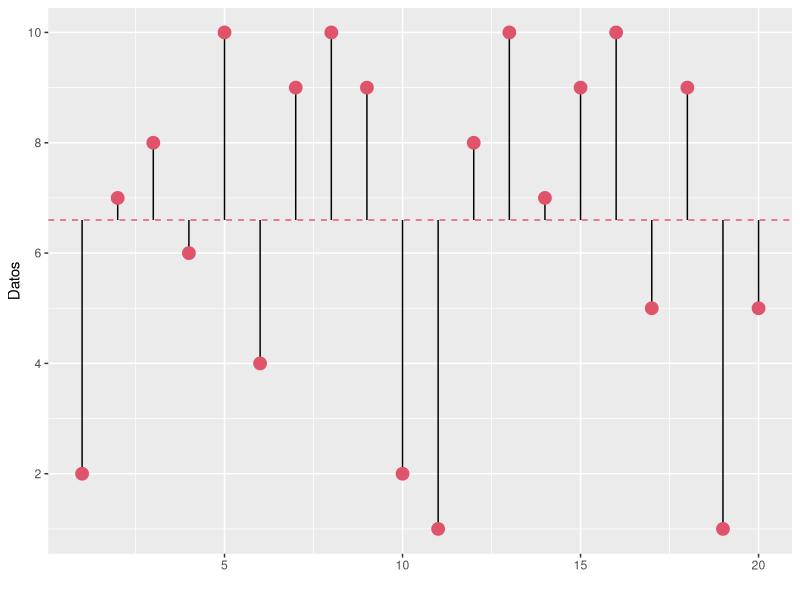
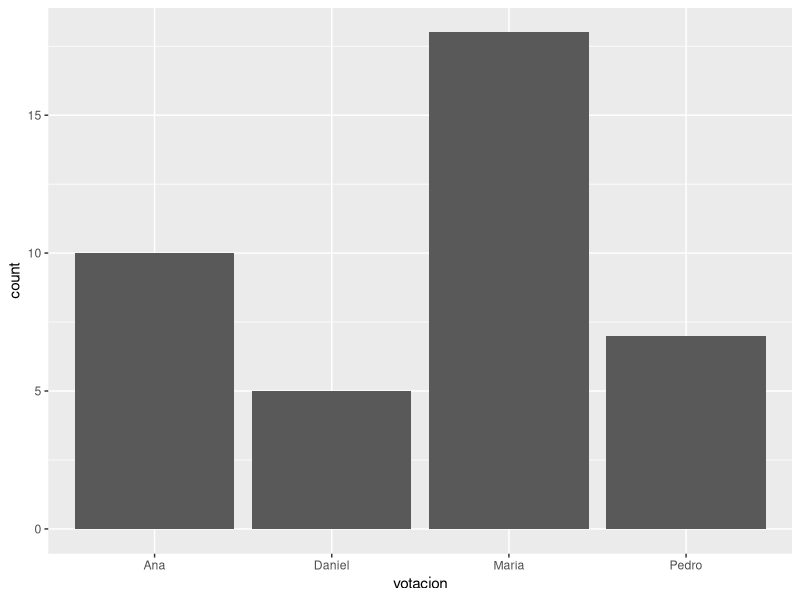
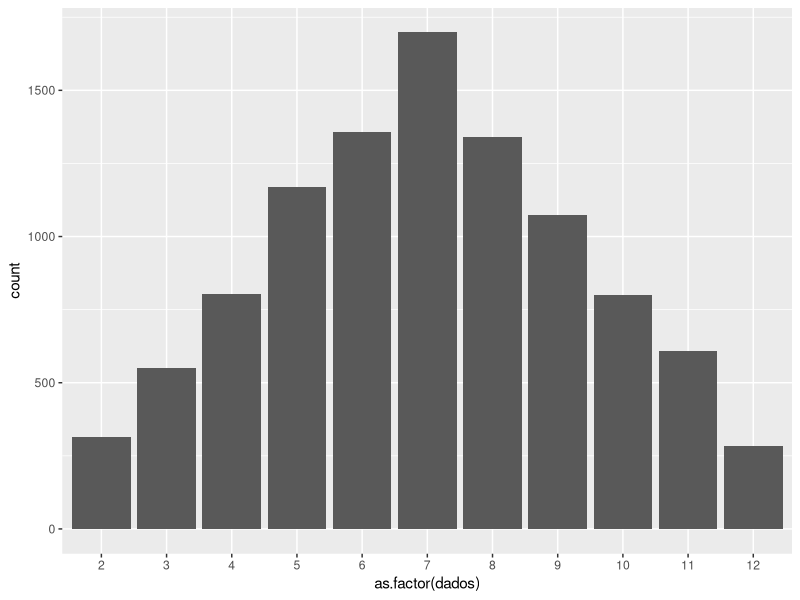
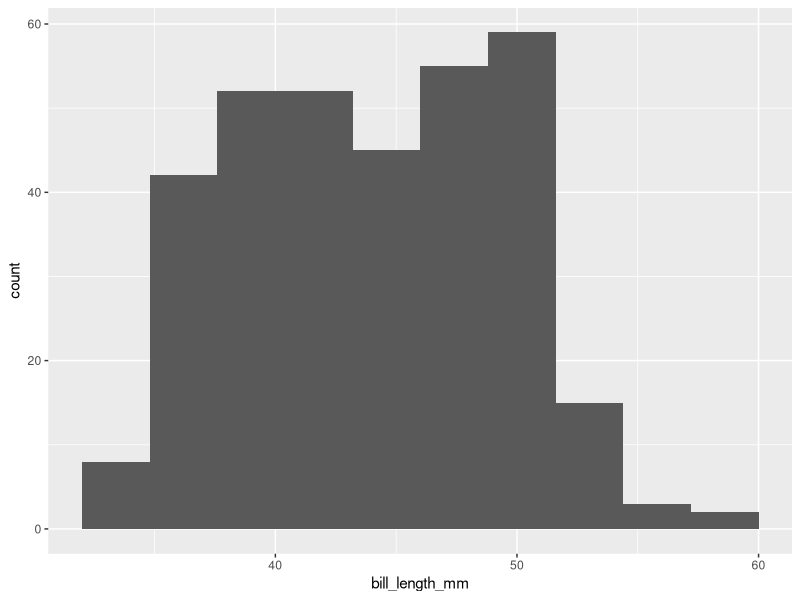
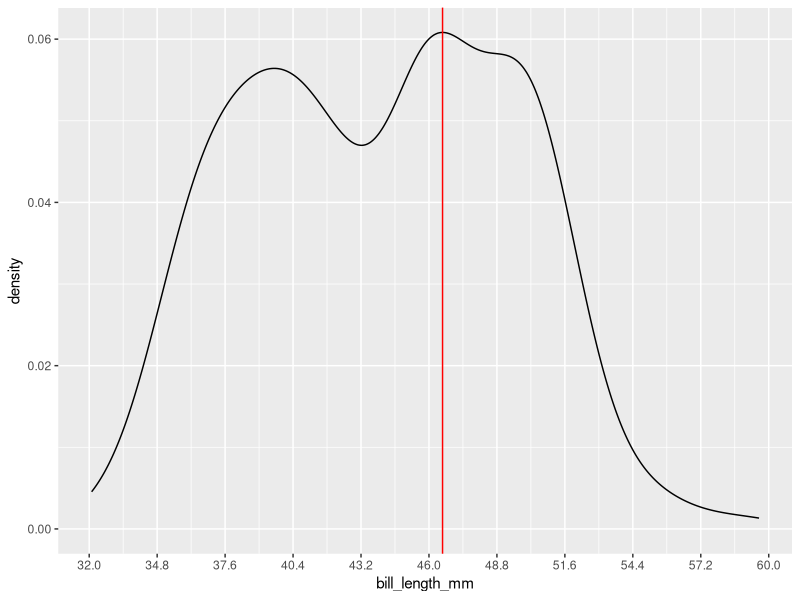
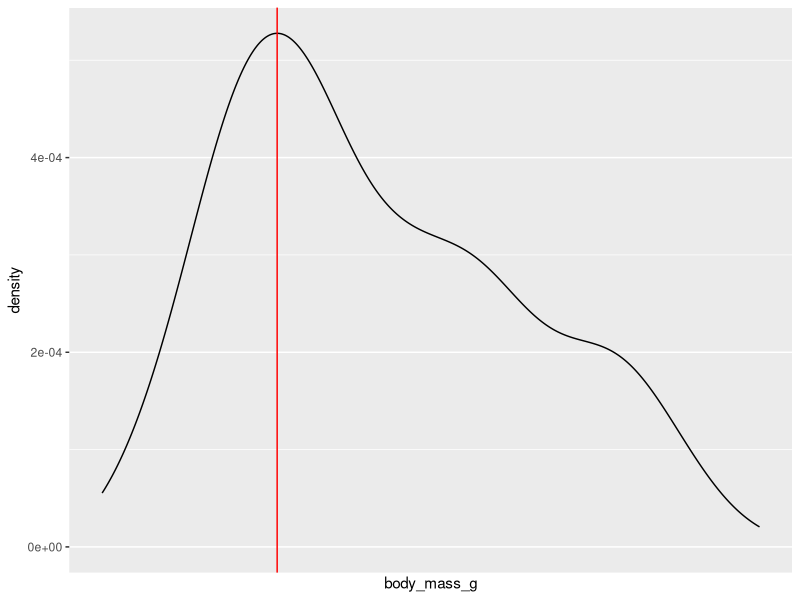
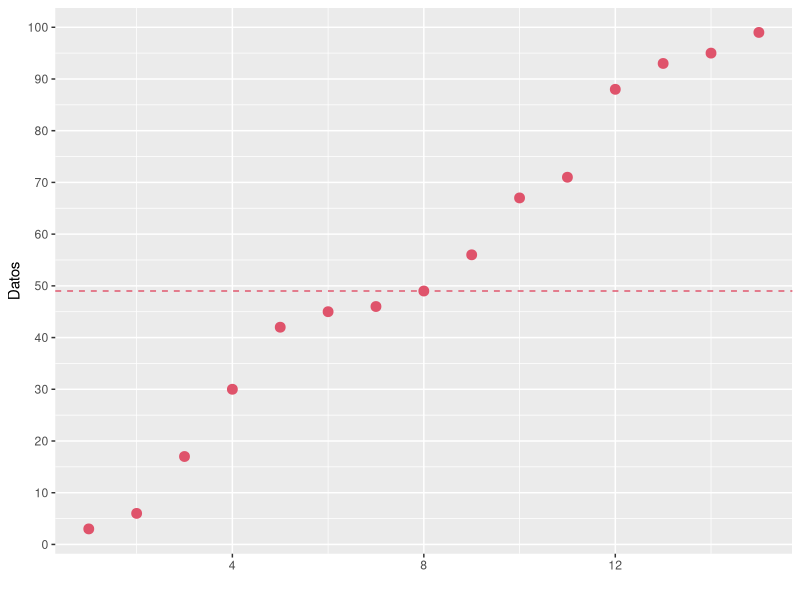
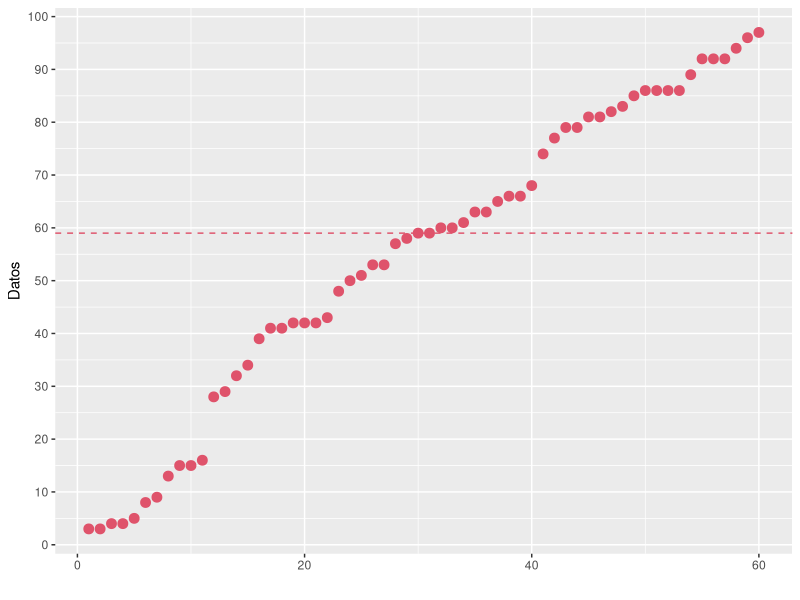

Reproduce these figures in R, in order.
## ---- chunk 1
if(!require(tidyverse)){
  install.packages("tidyverse")}
library(tidyverse)

if(!require(palmerpenguins)){
  install.packages("palmerpenguins")}
library(palmerpenguins)

if(!require(psych)){
  install.packages("psych")}
library(psych)

if(!require(modeest)){
  install.packages("modeest")}
library(modeest)

if(!require(ggthemes)){
  install.packages("ggthemes")}
library(ggthemes)

if(!require(ggplot2)){
  install.packages("ggplot2")}
library(ggplot2)

if(!require(e1071)){
  install.packages("e1071")}
library(e1071)
## ---- chunk 2
set.seed(222)
datos <- sample(1:10, size = 20, replace = TRUE)
datos
## ---- chunk 3
palmerpenguins::penguins$body_mass_g %>% mean(na.rm = TRUE)
## ---- chunk 4
(palmerpenguins::penguins$body_mass_g %>%  sum(na.rm = TRUE))/342
## ---- chunk 5
sum(datos)/length(datos)
mean(datos)
## ---- chunk 6
tibble(x = 1:length(datos), y = datos) %>% 
  ggplot() +
  geom_hline(yintercept = mean(datos), color = 2
             , linetype = "dashed") + 
  geom_segment(aes(x = x, xend = x, y = mean(datos), yend = datos)) + 
  geom_point(aes(x = x, y = datos), color = 2, size = 4) + 
  scale_y_continuous(breaks = seq(0, 10, by = 2)) + 
  labs(
    x = "", y = "Datos"
  )
## ---- chunk 7
set.seed(555)
peso <- round(rnorm(200, mean = 60, sd = 5), 1)
peso
## ---- chunk 8
interv = cut(x = peso, breaks = seq(43, 79, by = 4), include.lowest = TRUE, right = TRUE)
tb <- tibble(Peso = interv) %>% 
  group_by(Peso) %>%
  summarise(fi = n()) %>% 
  mutate(
    mi = seq(45, 77, by = 4)
  ) %>% 
  relocate(Peso, mi, fi) %>% 
  mutate(
    hi = fi/sum(fi),
    Fi = cumsum(fi),
    Hi = cumsum(hi),
    mifi = mi*fi
  )
tb
## ---- chunk 9
sum(tb$mifi)/length(peso) #Estimado
## ---- chunk 10
mean(peso)
## ---- chunk 11
x <- c(1:10, size = 5000, replace = TRUE)
prod(x)^(1/length(x))
exp(mean(log(x)))
## ---- chunk 12
psych::geometric.mean(x)
## ---- chunk 13
x <- c(5,8.2,6.1)
1+x/100
(psych::geometric.mean(1+x/100)-1)*100
## ---- chunk 14
set.seed(555)
peso <- round(rnorm(200, mean = 60, sd = 5), 1)
peso
## ---- chunk 15
interv = cut(x = peso, breaks = seq(43, 79, by = 4), include.lowest = TRUE, right = TRUE)
tb <- tibble(Peso = interv) %>% 
  group_by(Peso) %>%
  summarise(fi = n()) %>% 
  mutate(
    mi = seq(45, 77, by = 4)
  ) %>% 
  relocate(Peso, mi, fi) %>% 
  mutate(
    hi = fi/sum(fi),
    Fi = cumsum(fi),
    Hi = cumsum(hi),
    mifi = mi*fi
  )
tb
## ---- chunk 16
prod(tb$mi^tb$fi)^(1/length(peso))
## ---- chunk 17
exp(sum(tb$fi*log(tb$mi))/length(peso))
## ---- chunk 18
x <- c(4,7,2,3,4,6)
length(x)/sum(1/x)
psych::harmonic.mean(x)
## ---- chunk 19
palmerpenguins::penguins$bill_length_mm %>% psych::harmonic.mean(na.rm = TRUE)
## ---- chunk 20
set.seed(555)
peso <- round(rnorm(200, mean = 60, sd = 5), 1)
peso
## ---- chunk 21
interv = cut(x = peso, breaks = seq(43, 79, by = 4), include.lowest = TRUE, right = TRUE)
tb <- tibble(Peso = interv) %>% 
  group_by(Peso) %>%
  summarise(fi = n()) %>% 
  mutate(
    mi = seq(45, 77, by = 4)
  ) %>% 
  relocate(Peso, mi, fi) %>% 
  mutate(
    hi = fi/sum(fi),
    Fi = cumsum(fi),
    Hi = cumsum(hi),
    mifi = mi*fi
  )
tb
## ---- chunk 22
psych::harmonic.mean(peso)
200/sum(tb$fi/tb$mi)
## ---- chunk 23
# Voy de una ciudad A a una ciudad B y me regreso (están separados 120 km entre sí)
# De ida me voy a 40 km/h y me regreso a 60 km/h.
mean(c(40, 60))
psych::harmonic.mean(c(40, 60))
120/40 #ida
120/60 #regreso
240/5
## ---- chunk 24
# Evaluacióm 50%, trabajo 30%, participación de clase 10%, puntualidad 10%
p <- c(50,30,10,10)
x <- c(2.5,4.0,2.0,5.0)
sum(x*p)/sum(p)
weighted.mean(x = x, w = p)
## ---- chunk 25
# puntualidad:5, presentación personal: 10, hoja de vida: 20, examen de conocimientos: 30
p <- c(5,10,20,30)
x <- c(5,8,10,25)
sum(x*p)/sum(p)
weighted.mean(x = x, w = p)
## ---- chunk 26
set.seed(555)
peso <- round(rnorm(200, mean = 60, sd = 5), 1)
interv = cut(x = peso, breaks = seq(43,79, by = 4), include.lowest = TRUE, right = TRUE)
tb <- tibble(Peso = interv) %>% 
  group_by(Peso) %>% 
  summarise(fi = n()) %>% 
  mutate(
    mi = seq(45,77, by = 4)
  ) %>% 
  relocate(Peso, mi, fi) %>% 
  mutate(
    hi = fi/sum(fi),
    Fi = cumsum(fi),
    Hi = cumsum(hi),
    mifi = mi*fi
  )
tb
## ---- chunk 27
sum(tb$mifi)/200
sum(tb$mi*tb$hi)
mean(peso)
## ---- chunk 28
p <- c(5,10,20,30)/65
sum(p)
x <- c(5,8,10,25)
sum(x*p)
## ---- chunk 29
set.seed(555)
personas <- round(rnorm(250, mean = 4, sd = 1))
tabla <- tibble(Personas = personas) %>% 
  group_by(Personas) %>% 
  summarise(fi = n()) %>% 
  mutate(
    hi = round(fi/sum(fi), 4),
    Fi = cumsum(fi),
    Hi = cumsum(hi),
    xifi = Personas*fi
  )
tabla
## ---- chunk 30
mean(personas)
sum(tabla$xifi)/250
sum(tabla$Personas*tabla$hi)
## ---- chunk 31
set.seed(55)
votacion <- sample(c("Pedro", "María", "Daniel", "Ana"), 
                   size = 40, replace = TRUE)
table(votacion)
## ---- chunk 32
tibble(votacion = votacion) %>% 
  ggplot(aes(x = votacion)) +
  geom_bar()
## ---- chunk 33
n <- 10000
set.seed(777)
dados <- sample(1:6, size = n, replace = TRUE) + sample(1:6, size = n, replace = TRUE)
tibble(dados = dados) %>% 
  ggplot(aes(x = as.factor(dados))) +
  geom_bar()
## ---- chunk 34
names(which.max(table(dados)))
## ---- chunk 35
mlv(dados)
mlv(votacion)
## ---- chunk 36
pen <- palmerpenguins::penguins %>% drop_na()
pen
## ---- chunk 37
names(which.max(table(pen$bill_length_mm)))
## ---- chunk 38
pen$bill_length_mm %>% summary()
## ---- chunk 39
interv <- cut(pen$bill_length_mm, breaks = seq(32, 60, by = 2.8))
tibble(Intervalos = interv) %>% 
group_by(Intervalos) %>% count()
## ---- chunk 40
pen %>% 
  ggplot(aes(x = bill_length_mm)) +
  geom_histogram(breaks = seq(32, 60, by = 2.8))
scale_x_continuous(breaks = seq(32, 60, by = 2.8))
## ---- chunk 41
48.8 + (59-55)/((59-55)+(59-15))*2.8
## ---- chunk 42
mlv(pen$bill_length_mm, method = "meanshift")
## ---- chunk 43
pen %>% 
  ggplot(aes(x = bill_length_mm)) +
  geom_density() +
  geom_vline(xintercept = 46.55969, color = "red") +
scale_x_continuous(breaks = seq(32, 60, by = 2.8))
## ---- chunk 44
mlv(as.numeric(pen$body_mass_g), method = "meanshift")
## ---- chunk 45
pen %>% 
  ggplot(aes(x = body_mass_g)) +
  geom_density() +
  geom_vline(xintercept = 3658.442, color = "red") +
scale_x_continuous(breaks = seq(32, 60, by = 2.8))
## ---- chunk 46
set.seed(33)
datos <- sample(1:100, size = 55, replace = TRUE)
datos
## ---- chunk 47
sort(datos)
## ---- chunk 48
median(datos)
## ---- chunk 49
n <- length(datos)
sort(datos)[(n+1)/2]
## ---- chunk 50
set.seed(444)
datos <- sample(1:100, size = 15, replace = TRUE)
datos
## ---- chunk 51
sort(datos)
## ---- chunk 52
median(datos)
## ---- chunk 53
tibble(x = 1:length(datos), y = sort(datos)) %>% 
  ggplot(aes(x = x, y = y)) +
  geom_hline(yintercept = median(datos), color = 2
             , linetype = "dashed") +
  geom_point(color = 2, size = 3) +
  scale_y_continuous(breaks = seq(0, 100, by = 10)) +
  labs(
    x = "", y = "Datos"
  )
## ---- chunk 54
set.seed(33)
datos <- sample(1:100, size = 60, replace = TRUE)
datos
## ---- chunk 55
sort(datos)
## ---- chunk 56
median(datos)
## ---- chunk 57
n <- length(datos)
(sort(datos)[n/2] + sort(datos)[n/2+1])/2
## ---- chunk 58
tibble(x = 1:length(datos), y = sort(datos)) %>% 
  ggplot(aes(x = x, y = y)) +
  geom_hline(yintercept = median(datos), color = 2
             , linetype = "dashed") +
  geom_point(color = 2, size = 3) +
  scale_y_continuous(breaks = seq(0, 100, by = 10)) +
  labs(
    x = "", y = "Datos"
  )
## ---- chunk 59
pen <- palmerpenguins::penguins %>% drop_na()
pen
## ---- chunk 60
median(pen$bill_length_mm)
## ---- chunk 61
median(palmerpenguins::penguins$bill_length_mm, na.rm = TRUE)
## ---- chunk 62
set.seed(555)
peso <- round(rnorm(200, mean = 60, sd = 5), 1)
interv = cut(x = peso, breaks = seq(43, 79, by = 4), include.lowest = TRUE, right = TRUE)
tb <- tibble(Peso = interv) %>% 
  group_by(Peso) %>% 
  summarise(fi = n()) %>% 
  mutate(
    mi = seq(45, 77, by = 4)
  ) %>% 
  relocate(Peso, mi, fi) %>% 
  mutate(
    hi = fi/sum(fi),
    Fi = cumsum(fi),
    Hi = cumsum(hi),
    mifi = mi*fi
  )
tb
## ---- chunk 63
peso
## ---- chunk 64
59 + (200/2-80)/(64)*4
## ---- chunk 65
median(peso)
## ---- chunk 66
set.seed(1)
n <- 250
q <- 10
x <- sort(round(rnorm(n, mean = 40, sd = 8)))
color <- floor(q*(1:n)/(n+1)) + 1
tibble(x = x, color = factor(color)) %>% 
  ggplot(aes(x = x)#, fill = color)
         ) +
  geom_dotplot(binwidth = 1, show.legend = FALSE, )+
  scale_x_continuous(breaks = seq(0, 80, by = 2)) +
  theme(ggthemes::theme_fivethirtyeight()) +
  theme(
    axis.txet.y = element_blank(),
    axis.title = element_blank()
  )
## ---- chunk 67
set.seed(1)
n <- 250
q <- 2
x <- sort(round(rnorm(n, mean = 40, sd = 8)))
color <- floor(q*(1:n)/(n+1)) + 1
tibble(x = x, color = factor(color)) %>% 
  ggplot(aes(x = x, fill = color)
         ) +
  geom_dotplot(binwidth = 1, show.legend = FALSE, )+
  scale_x_continuous(breaks = seq(0, 80, by = 2)) +
  theme(ggthemes::theme_fivethirtyeight()) +
  theme(
    axis.txet.y = element_blank(),
    axis.title = element_blank()
  )
## ---- chunk 68
set.seed(1)
n <- 250
q <- 4
x <- sort(round(rnorm(n, mean = 40, sd = 8)))
color <- floor(q*(1:n)/(n+1)) + 1
tibble(x = x, color = factor(color)) %>% 
  ggplot(aes(x = x, fill = color)
         ) +
  geom_dotplot(binwidth = 1, show.legend = FALSE, )+
  scale_x_continuous(breaks = seq(0, 80, by = 2)) +
  theme(ggthemes::theme_fivethirtyeight()) +
  theme(
    axis.txet.y = element_blank(),
    axis.title = element_blank()
  )
## ---- chunk 69
3*(250+1)/4
## ---- chunk 70
x[c(188,189)]
## ---- chunk 71
1*(250+1)/4
## ---- chunk 72
x[c(62,63)]
## ---- chunk 73
set.seed(1)
n <- 250
q <- 5
x <- sort(round(rnorm(n, mean = 40, sd = 8)))
color <- floor(q*(1:n)/(n+1)) + 1
tibble(x = x, color = factor(color)) %>% 
  ggplot(aes(x = x, fill = color)
         ) +
  geom_dotplot(binwidth = 1, show.legend = FALSE, )+
  scale_x_continuous(breaks = seq(0, 80, by = 2)) +
  theme(ggthemes::theme_fivethirtyeight()) +
  theme(
    axis.txet.y = element_blank(),
    axis.title = element_blank()
  )
## ---- chunk 74
3*(250+1)/5
## ---- chunk 75
x[c(150,151)]
## ---- chunk 76
set.seed(1)
n <- 250
q <- 10
x <- sort(round(rnorm(n, mean = 40, sd = 8)))
color <- floor(q*(1:n)/(n+1)) + 1
tibble(x = x, color = factor(color)) %>% 
  ggplot(aes(x = x, fill = color)
         ) +
  geom_dotplot(binwidth = 1, show.legend = FALSE, )+
  scale_x_continuous(breaks = seq(0, 80, by = 2)) +
  theme(ggthemes::theme_fivethirtyeight()) +
  theme(
    axis.txet.y = element_blank(),
    axis.title = element_blank()
  )
## ---- chunk 77
9*(250+1)/10
## ---- chunk 78
x[c(225,226)]
## ---- chunk 79
50+0.9*(51-50)
## ---- chunk 80
set.seed(555)
peso <- round(rnorm(200, mean = 60, sd = 5), 1)
interv = cut(x = peso, breaks = seq(43,79, by = 4), include.lowest = TRUE, right = TRUE)
tb <- tibble(Peso = interv) %>% 
  group_by(Peso) %>% 
  summarise(fi = n()) %>% 
  mutate(
    mi = seq(45,77, by = 4)
  ) %>% 
  relocate(Peso, mi, fi) %>% 
  mutate(
    hi = fi/sum(fi),
    Fi = cumsum(fi),
    Hi = cumsum(hi),
    mifi = mi*fi
  )
tb
## ---- chunk 81
3*200/4 #(63,67]
## ---- chunk 82
63+(3*200/4-144)/43*4
## ---- chunk 83
quantile(x = peso, 3/4)
## ---- chunk 84
quantile(x = peso, c(1,2,3)/4)
## ---- chunk 85
quantile(x, 3/4, type = 3)
## ---- chunk 86
3*200/5 # (59,63]
## ---- chunk 87
59+(3*200/5-80)/64*4
## ---- chunk 88
quantile(x = peso, 3/5)
## ---- chunk 89
quantile(x = peso, c(1,2,3,5)/5)
## ---- chunk 90
quantile(x, 3/5, type = 3)
## ---- chunk 91
3*200/10 # (55,59]
## ---- chunk 92
55+(3*200/10-31)/57*4
## ---- chunk 93
quantile(x = peso, 3/10)
## ---- chunk 94
quantile(x = peso, c(1:9)/10)
## ---- chunk 95
quantile(x, 8/10, type = 8)
## ---- chunk 96
3*200/100 # (47,51]
## ---- chunk 97
47+(3*200/100-1)/49*4
## ---- chunk 98
quantile(x = peso, 3/100)
## ---- chunk 99
quantile(x = peso, c(1:99)/100)
## ---- chunk 100
quantile(x, 3/100, type = 3)
## ---- chunk 101
set.seed(222)
x <- sample(10:50, size = 50, replace = TRUE)
x
## ---- chunk 102
varpob <- sum((x - mean(x))^2)/length(x)
varpob
## ---- chunk 103
set.seed(222)
x <- sample(10:50, size = 50, replace = TRUE)
x
## ---- chunk 104
varmue <- sum((x - mean(x))^2)/(length(x)-1)
varmue
## ---- chunk 105
var(x) #varianza muestral
var(x)*(length(x)-1)/length(x) #varianza poblacional
## ---- chunk 106
set.seed(555)
peso <- round(rnorm(200, mean = 60, sd = 5), 1)
interv = cut(x = peso, breaks = seq(43,79, by = 4), include.lowest = TRUE, right = TRUE)
tb <- tibble(Peso = interv) %>% 
  group_by(Peso) %>% 
  summarise(fi = n()) %>% 
  mutate(
    mi = seq(45,77, by = 4)
  ) %>% 
  relocate(Peso, mi, fi) %>% 
  mutate(
    hi = fi/sum(fi),
    Fi = cumsum(fi),
    Hi = cumsum(hi),
    mifi = mi*fi
  )
tb
## ---- chunk 107
prompeso <- sum(tb$mifi)/200
prompeso
## ---- chunk 108
prompeso <- sum(tb$mifi)/200
sum((tb$mi - prompeso)^2*tb$fi)/(199)
var(peso) #Utiliza todos los datos sin operación
## ---- chunk 109
set.seed(555)
personas <- round(rnorm(250, mean = 4, sd = 1))
tabla <- tibble(Personas = personas) %>% 
  group_by(Personas) %>% 
  summarise(fi = n()) %>% 
  mutate(
    hi = round(fi/sum(fi), 4),
    Fi = cumsum(fi),
    Hi = cumsum(hi),
    xifi = Personas*fi
  )
tabla
## ---- chunk 110
propersonas <- sum(tabla$xifi)/250
propersonas
## ---- chunk 111
propersonas <- sum(tabla$xifi)/250
sum((tabla$Personas - propersonas)^2*tabla$fi)/(249)
var(personas)
## ---- chunk 112
set.seed(222)
x <- sample(10:50, size = 50, replace = TRUE)
x
## ---- chunk 113
sqrt(var(x))
sd(x)
## ---- chunk 114
set.seed(555)
peso <- round(rnorm(200, mean = 60, sd = 5), 1)
interv = cut(x = peso, breaks = seq(43,79, by = 4), include.lowest = TRUE, right = TRUE)
tb <- tibble(Peso = interv) %>% 
  group_by(Peso) %>% 
  summarise(fi = n()) %>% 
  mutate(
    mi = seq(45,77, by = 4)
  ) %>% 
  relocate(Peso, mi, fi) %>% 
  mutate(
    hi = fi/sum(fi),
    Fi = cumsum(fi),
    Hi = cumsum(hi),
    mifi = mi*fi
  )
tb
## ---- chunk 115
prompeso <- sum(tb$mifi)/200
prompeso
## ---- chunk 116
sqrt(sum((tb$mi - prompeso)^2*tb$fi)/(199))
## ---- chunk 117
futbol <- c(2, 3, 4, 0, 5, 0, 1, 1, 5, 2)
baloncesto <- c(90, 85, 87, 88, 89, 85, 86, 86, 90, 87)
## ---- chunk 118
# Rango
diff(range(futbol))
diff(range(baloncesto))
## ---- chunk 119
# Rango inter cuantílico
IQR(futbol)
IQR(baloncesto)
## ---- chunk 120
# Varianza
var(futbol)
var(baloncesto)
## ---- chunk 121
# Desviación estándar
sd(futbol)
sd(baloncesto)
## ---- chunk 122
# Coeficiente de variación
sd(futbol)/mean(futbol)
sd(baloncesto)/mean(baloncesto)
## ---- chunk 123
paste0("Cv: ",round(sd(futbol)/mean(futbol)*100,2), "%")
paste0("Cv: ",round(sd(baloncesto)/mean(baloncesto)*100,2), "%")
## ---- chunk 124
n <- 1000
set.seed(123)
df <- tibble(
  x1 = rchisq(n = n, df = 7),
  x2 = rnorm(n = n, mean = 10, sd = 2),
  x3 = rbeta(n = n, shape1 = 5, shape2 = 2)
)
## ---- chunk 125
df %>% ggplot(aes(x = x1)) +
  geom_histogram(aes(y = ..density..), bins = 25) +
  geom_density(color = 4, linewidth = 1) +
  ggthemes::theme_fivethirtyeight()
## ---- chunk 126
df %>% ggplot(aes(x = x2)) +
  geom_histogram(aes(y = ..density..), bins = 25) +
  geom_density(color = 4, linewidth = 1) +
  ggthemes::theme_fivethirtyeight()
## ---- chunk 127
df %>% ggplot(aes(x = x3)) +
  geom_histogram(aes(y = ..density..), bins = 25) +
  geom_density(color = 4, linewidth = 1) +
  ggthemes::theme_fivethirtyeight()
## ---- chunk 128
mu3 <- (1/length(df$x1))*sum((df$x1-mean(df$x1))^3)
de <- sd(df$x1)
mu3/de^3
## ---- chunk 129
mu3 <- (1/length(df$x2))*sum((df$x2-mean(df$x2))^3)
de <- sd(df$x2)
mu3/de^3
## ---- chunk 130
mu3 <- (1/length(df$x3))*sum((df$x3-mean(df$x3))^3)
de <- sd(df$x3)
mu3/de^3
## ---- chunk 131
(mean(df$x1)-as.numeric(modeest::mlv(x = df$x1, method = "meanshift")))/sd(df$x1)
## ---- chunk 132
(mean(df$x2)-as.numeric(modeest::mlv(x = df$x2, method = "meanshift")))/sd(df$x2)
## ---- chunk 133
(mean(df$x3)-as.numeric(modeest::mlv(x = df$x3, method = "meanshift")))/sd(df$x3)
## ---- chunk 134
as.numeric((quantile(df$x1, 3/4)+quantile(df$x1, 1/4) - 2*median(df$x1))/(quantile(df$x1, 3/4)-quantile(df$x1, 1/4)))
## ---- chunk 135
as.numeric((quantile(df$x2, 3/4)+quantile(df$x2, 1/4) - 2*median(df$x2))/(quantile(df$x2, 3/4)-quantile(df$x2, 1/4)))
## ---- chunk 136
as.numeric((quantile(df$x3, 3/4)+quantile(df$x3, 1/4) - 2*median(df$x3))/(quantile(df$x3, 3/4)-quantile(df$x3, 1/4)))
## ---- chunk 137
e1071::skewness(x = df$x1, type = 3) #R utiliza la formula de Fisher
## ---- chunk 138
e1071::skewness(x = df$x2, type = 1) 
## ---- chunk 139
e1071::skewness(x = df$x3, type = 2)
## ---- chunk 140
ggplot(data = data.frame(x = c(-5, 5)), aes(x)) +
  stat_function(fun = dnorm, n = 201, args = list(mean = 0, sd = 1), color = "red") +
  stat_function(fun = dnorm, n = 201, args = list(mean = 0, sd = 0.5), color = "blue") +
  stat_function(fun = dnorm, n = 201, args = list(mean = 0, sd = 1.5), color = "orange") +
  geom_text(x = 2.5, y = 0.65, label = "Leptocúrtica", color = "blue") +
  geom_text(x = 2.5, y = 0.6, label = "Mesocúrtica", color = "red") +
  geom_text(x = 2.5, y = 0.55, label = "Platicúrtica", color = "orange") +
  ggthemes::theme_fivethirtyeight()
## ---- chunk 141
N <- 1000
set.seed(123)
df <- tibble(
  M = rnorm(n, mean = 50, sd = 10),
  P = 2*runif(n, min = 40, max = 60)-50,
  L = rexp(n, rate = 0.1) + 50
)
## ---- chunk 142
df %>% gather(key = "Tipo", value = "x") %>% 
  ggplot(aes(x = x, color = Tipo )) +
  geom_density(linewidth = 1) +
  scale_x_continuous(limits = c(0,100)) +
  ggthemes::theme_fivethirtyeight()
## ---- chunk 143
mu4 <- (1/length(df$M))*sum((df$M-mean(df$M))^4)
mu4/var(df$M)^2 - 3
mu4 <- (1/length(df$L))*sum((df$M-mean(df$L))^4)
mu4/var(df$L)^2 - 3
mu4 <- (1/length(df$P))*sum((df$P-mean(df$P))^4)
mu4/var(df$P)^2 -3
## ---- chunk 144
df %>% gather(key = "Tipo", value = "x") %>% 
  group_by(Tipo) %>% 
  summarise(
    k = (1/length(x))*sum((x-mean(x))^4)/var(x)^2 - 3
  )
## ---- chunk 145
df %>% gather(key = "Tipo", value = "x") %>%
  group_by(Tipo) %>% 
  summarise(
    k = e1071::kurtosis(x, type = 1)
  )
## ---- chunk 146
df %>% gather(key = "Tipo", value = "x") %>%
  group_by(Tipo) %>% 
  summarise(
    k = e1071::kurtosis(x, type = 2)
  )
## ---- chunk 147
df %>% gather(key = "Tipo", value = "x") %>%
  group_by(Tipo) %>% 
  summarise(
    k = e1071::kurtosis(x, type = 3)
  )
